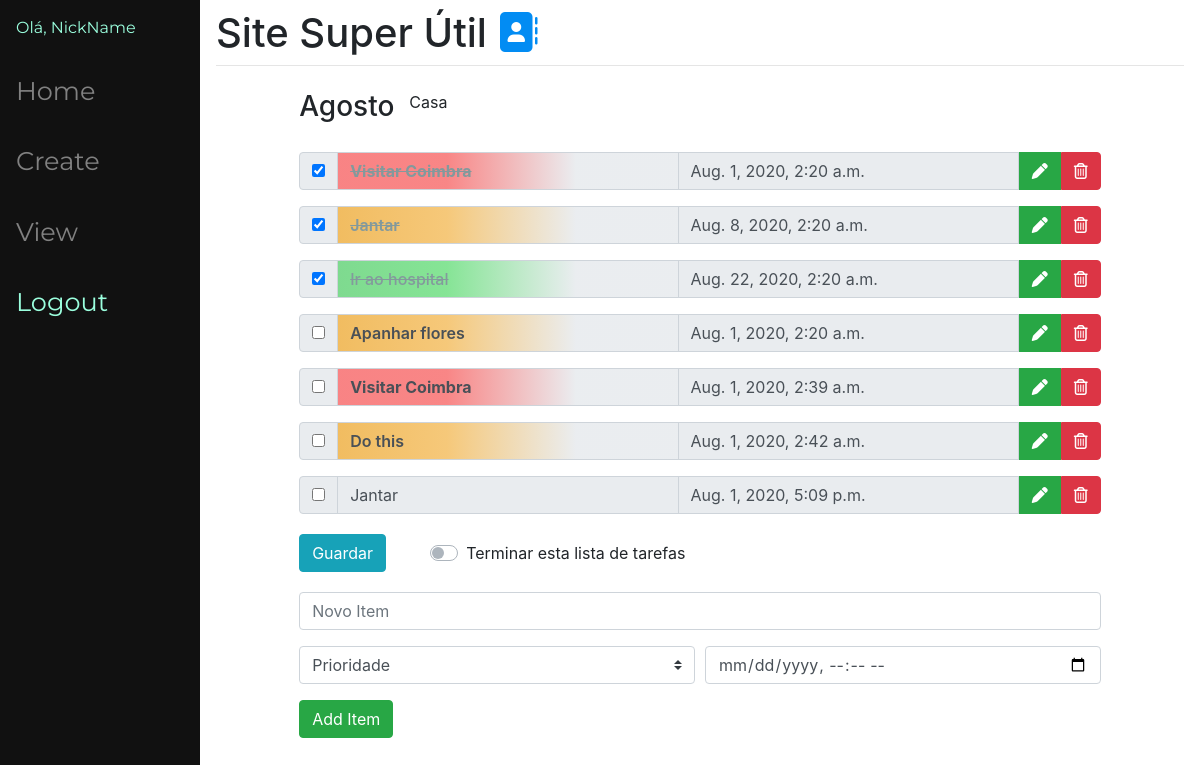
Page /1 (signed in) on the earlier database version.
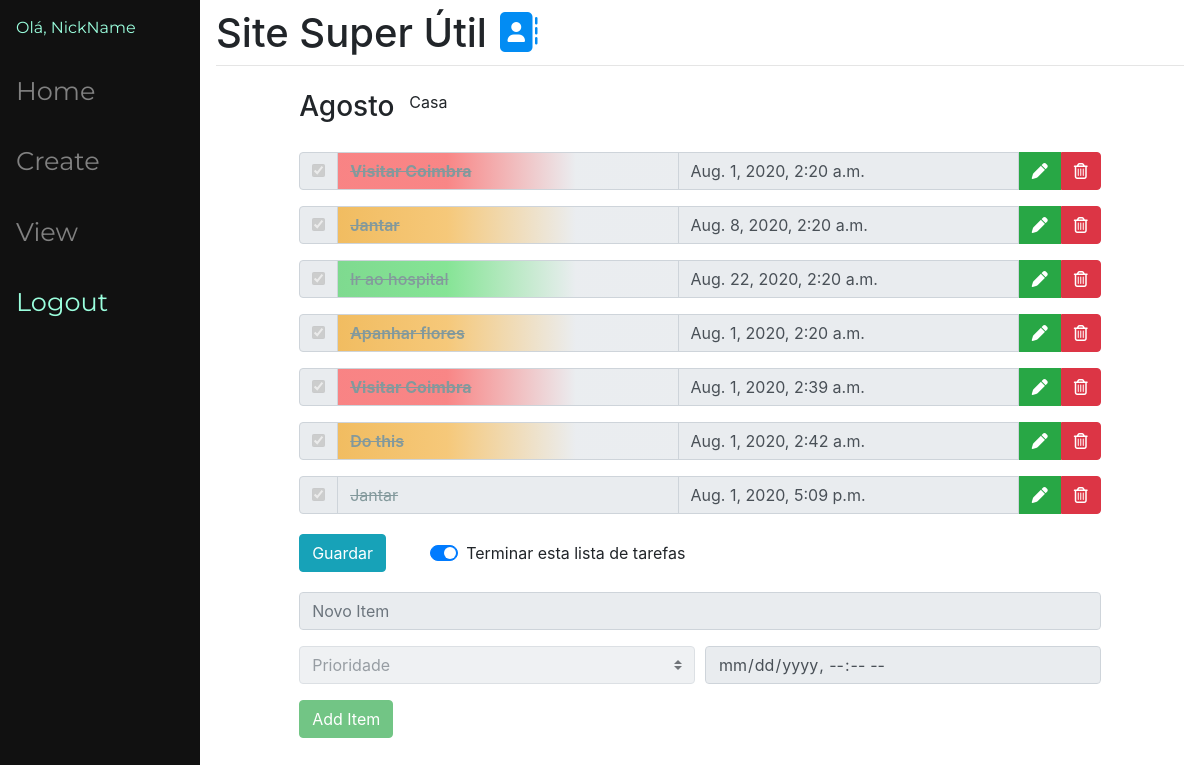
Same page on the later database version.
### main/models.py (models this page shows, shortened)
class Item(models.Model):
    class item_priority_choices(models.TextChoices):
        ALTA = 'Alta', 'Alta'
        MEDIA = 'Media', 'Media'
        BAIXA = 'Baixa', 'Baixa'
    ToDoList = models.ForeignKey(ToDoList, on_delete=models.CASCADE)
    text = models.CharField(max_length=300)
    complete = models.BooleanField()# OPCIONAL
    item_priority = models.CharField(blank=True, choices=item_priority_choices.choices, max_length = 100) # OPCIONAL
    deadline_date = models.DateTimeField(blank = True, null=True, default='none') # OPCIONAL

class ToDoList(models.Model):
    class list_type_choices(models.TextChoices):
        CASA = 'Casa', 'Casa'
        TRABALHO = 'Trabalho', 'Trabalho'
        UNIVERSIDADE = 'Universidade','Universidade'
        HOBBY = 'Hobby', 'Hobby'
        OUTRO = 'Outro', 'Outro'
    user = models.ForeignKey(User, on_delete=models.CASCADE, related_name="todolist", null=True)
    name = models.CharField(max_length = 200)
    list_type = models.CharField(blank=True, choices=list_type_choices.choices, max_length = 100) # OPCIONAL
    finish = models.BooleanField(default=False)# OPCIONAL

### main/views.py (the view, shortened to what this page needs)
# urls.py: path("<int:id>", views.index, name = 'index'),
@login_required(login_url='/login')
def index(response, id):
    ls = ToDoList.objects.get(id=id)
    return render(response, "main/list.html", {"ls": ls})

### main/templates/main/list.html (shortened to what this page needs)
{% extends "main/base.html" %}
{% load crispy_forms_tags %}
{% load static %}
{% block head %}
    <link rel='stylesheet' type="text/css" href="{% static '/css/list.css' %}">
{% endblock %}
{% block content %}
    <div class="row">
        <div class="col-md-auto">
            <h3>{{ls.name}}</h3>
        </div>
        <div class="col">
            <p>{{ls.list_type}}</p>
        </div>
    </div>
    <form method="post" action="" class="form-group">
        {% for item in ls.item_set.all %}
        <div class="input-group mb-3">
            <div class="input-group-prepend">
                <div class="input-group-text">
                    {% if item.complete == False %}
                        {% if ls.finish == True %}
                            <input type="checkbox", value = "clicked", name="c{{item.id}}" checked disabled>
                        {% else %}
                            <input type="checkbox", value = "clicked", name="c{{item.id}}">
                        {% endif %}
                    {% else %}
                        {% if ls.finish == True %}
                            <input type="checkbox", value = "clicked", name="c{{item.id}}" disabled checked>
                        {% else %}
                            <input type="checkbox", value = "clicked", name="c{{item.id}}" checked>
                        {% endif %}
                    {% endif %}
                </div>
            </div>
            {% if item.complete == False %}
                <input type="text", value="{{item.text}}", class="form-control {{item.item_priority}}" id='{{item.id}}' name="t{{item.id}}" readonly>
            {% else %}
                <input type="text", value="{{item.text}}", class="form-control done {{item.item_priority}}" id='{{item.id}}' name="t{{item.id}}" readonly>
            {% endif %}
            <input type="text" value="{{item.deadline_date}}" id="d{{item.id}}" name="d{{item.id}}" class="form-control date" readonly>
            <button onclick='edit({{item.id}})' class="btn btn-success btn-lm rounded-0" type="button" data-toggle="tooltip" data-placement="top" title="Edit" ><i class="fas fa-pen"></i></button>
            <button class="btn btn-danger btn-lm round" type="submit" data-toggle="tooltip" data-placement="top" value='{{item.id}}' name='delete' title='Eliminar este item'><i class="far fa-trash-alt"></i></button>
        </div>
        {% endfor %}
        <div class="form-inline">
            <div class="my-1 mr-2">
                <button onclick='validateForm2()' type='submit' name="save", value="save", class="btn btn-info">Guardar</button>
            </div>
            <div class="custom-switch my-1 mr-sm-2">
                <div class="custom-control custom-switch">
                    <label class="custom-control-label" for="customSwitch1">Terminar esta lista de tarefas</label>
                </div>
            </div>
        </div>
        <div class="form-group">
            <input type="text" class="form-control" name="new" placeholder="Novo Item", id='new' {% if ls.finish == True %} disabled {% endif %}>
        </div>
        <div class="form-row">
            <div class="col">
                <select class="custom-select" name='prio' {% if ls.finish == True %} disabled {% endif %} >
                    <option selected>Prioridade</option>
                </select>
            </div>
            <div class="col">
            <input type="datetime-local" class="form-control" placeholder="DeadLine" name='date'  {% if ls.finish == True %} disabled {% endif %} >
            </div>
        </div>
        <button type="submit" onclick='validateForm()' name="newItem", value="newItem", class="btn btn-success"  {% if ls.finish == True %} disabled {% endif %}>Add Item</button>
    </form>
{% endblock%}

Differences in the rows shown:
changed ToDoList "Agosto": finish False → True (drawn)
changed Item "Apanhar flores": id "☐" → "☑"
changed Item "Aug. 1, 2020, 2:39 a.m.": id "☐" → "☑"
changed Item "Do this": id "☐" → "☑"
changed Item "Aug. 1, 2020, 5:09 p.m.": id "☐" → "☑"
